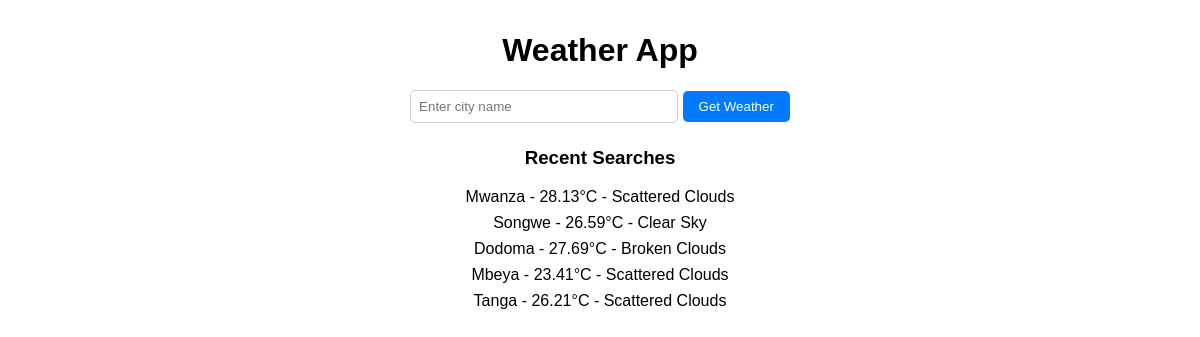
The page / on the database its author committed.
### main/models.py (models this page shows, shortened)
class SearchHistory(models.Model):
    city_name = models.CharField(max_length=100)
    temperature = models.FloatField(null=True, blank=True)
    humidity = models.IntegerField(null=True, blank=True)
    pressure = models.IntegerField(null=True, blank=True)
    description = models.CharField(max_length=255, null=True, blank=True)
    searched_at = models.DateTimeField(auto_now_add=True)

### main/views.py (the view, shortened to what this page needs)
# urls.py: path('', views.index),
def index(request):
    weather = None
    error = None
    recent_searches = SearchHistory.objects.order_by('-searched_at')[:5]  # last 5 searches
    return render(request, "main/index.html", {
        'weather': weather,
        'error': error,
        'recent_searches': recent_searches
    })

### main/templates/main/index.html (shortened to what this page needs)
<!DOCTYPE html>
<html lang="en">
<head>
</head>
<body>
    <h1>Weather App</h1>
    <form method="post">
        <input type="text" name="city" placeholder="Enter city name">
        <button type="submit">Get Weather</button>
    </form>
    {% if recent_searches %}
        <div class="recent">
            <h3>Recent Searches</h3>
            <ul>
                {% for search in recent_searches %}
                    <li>{{ search.city_name }} - {{ search.temperature }}°C - {{ search.description }}</li>
                {% endfor %}
            </ul>
        </div>
    {% endif %}
</body>
</html>

### main/templates/main/index.html (style rules this page uses)
body { font-family: Arial, sans-serif; margin: 2rem; text-align: center; }
input[type="text"] { padding: 0.5rem; width: 250px; border-radius: 5px; border: 1px solid #ccc; }
button { padding: 0.5rem 1rem; border: none; border-radius: 5px; background: #007BFF; color: white; cursor: pointer; }
.weather, .recent { margin-top: 1.5rem; }
ul { list-style: none; padding: 0; }
li { margin: 0.5rem 0; }

### rows shown on the page
SearchHistory: city_name "Mwanza", temperature "28.13", description "Scattered Clouds"
SearchHistory: city_name "Songwe", temperature "26.59", description "Clear Sky"
SearchHistory: city_name "Dodoma", temperature "27.69", description "Broken Clouds"
SearchHistory: city_name "Mbeya", temperature "23.41", description "Scattered Clouds"
SearchHistory: city_name "Tanga", temperature "26.21", description "Scattered Clouds"
